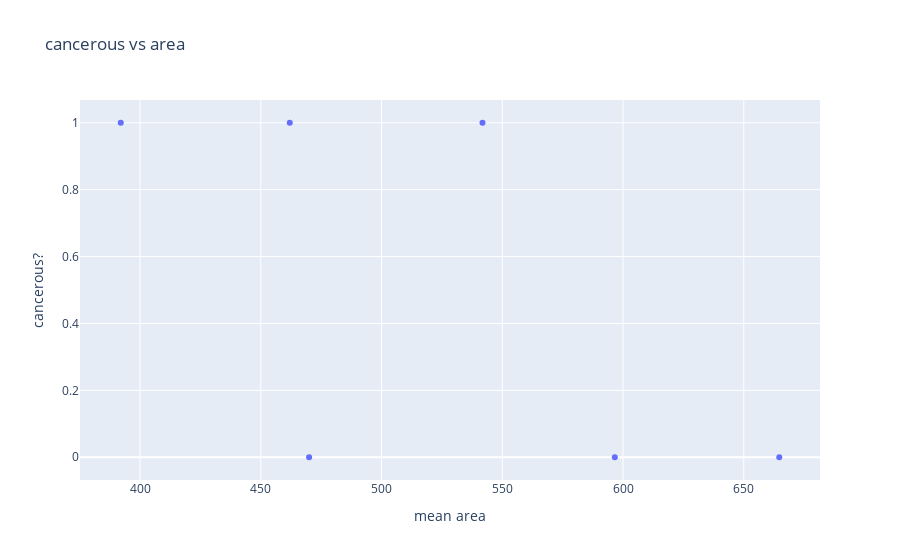

The notebook cell saved with this chart:
### Code cell
scatter = go.Scatter(x = mixed_df['area'], y = mixed_df['target'], mode = 'markers')
mixed_fig = go.Figure(scatter, layout = {'title': 'cancerous vs area', 'xaxis': {'title': 'mean area'}, 'yaxis': {'title': 'cancerous?'}})

mixed_fig

### Figure 1 — Plotly figure (JSON) as saved in the notebook; plotly's stock layout.template omitted (floating-point values rounded to 4 significant figures)
{"data": [{"mode": "markers", "type": "scatter", "x": [392, 462, 470, 541.8, 596.6, 664.7], "y": [1, 1, 0, 1, 0, 0]}], "layout": {"autosize": true, "title": {"text": "cancerous vs area"}, "xaxis": {"autorange": true, "range": [375.3, 681.4], "title": {"text": "mean area"}, "type": "linear"}, "yaxis": {"autorange": true, "range": [-0.07325, 1.073], "title": {"text": "cancerous?"}, "type": "linear"}}}
